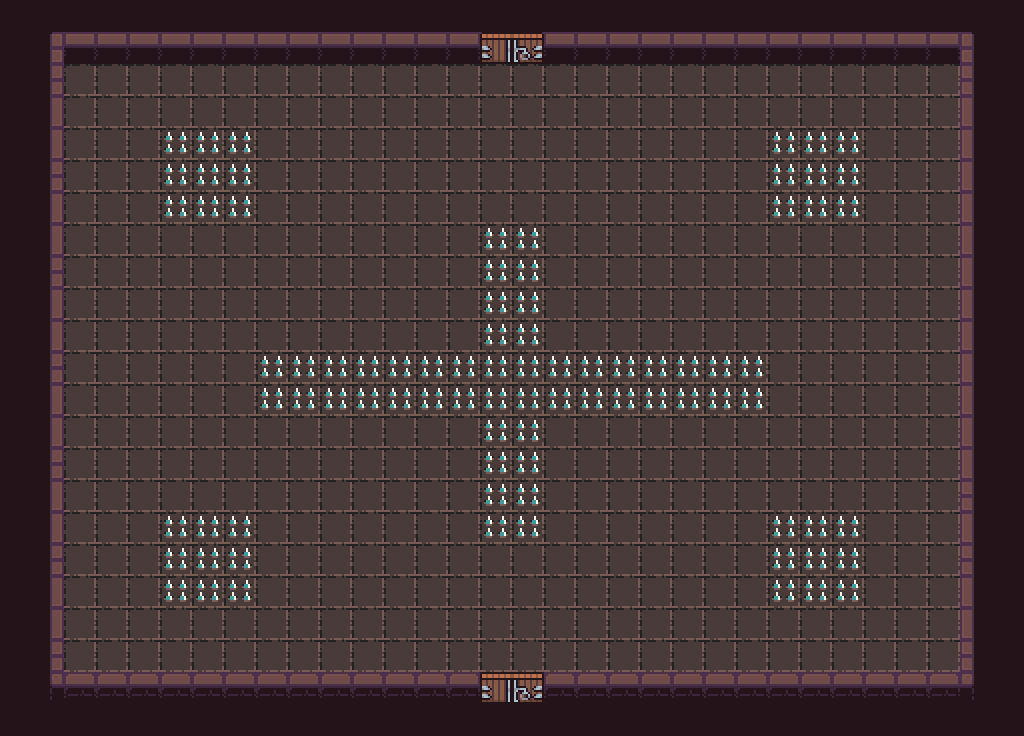

Tiled map render using the project's own tile images. Description and the whole map definition, tile-layer contents included, below:
An orthogonal 32x23 tile map with 32x32 px tiles, 3 tile layers (Floor, Walls, Decor), 2 tilesets and 19 objects.

<map version="1.10" tiledversion="1.10.2" orientation="orthogonal" renderorder="right-down" width="32" height="23" tilewidth="32" tileheight="32" infinite="0" nextlayerid="8" nextobjectid="28">
 <tileset firstgid="1" source="tiles/atlas_floor- 32x32.tsx" />
 <tileset firstgid="50" source="tiles/Dungeon_Tileset32x32.tsx" />
 <layer id="1" name="Floor" width="32" height="23">
  <data encoding="csv">
1,1,1,1,1,1,1,1,1,1,1,1,1,1,1,1,1,1,1,1,1,1,1,1,1,1,1,1,1,1,1,1,
1,1,1,1,1,1,1,1,1,1,1,1,1,1,1,1,1,1,1,1,1,1,1,1,1,1,1,1,1,1,1,1,
1,1,1,1,1,1,1,1,1,1,1,1,1,1,1,1,1,1,1,1,1,1,1,1,1,1,1,1,1,1,1,1,
1,1,1,1,1,1,1,1,1,1,1,1,1,1,1,1,1,1,1,1,1,1,1,1,1,1,1,1,1,1,1,1,
1,1,1,1,1,1,1,1,1,1,1,1,1,1,1,1,1,1,1,1,1,1,1,1,1,1,1,1,1,1,1,1,
1,1,1,1,1,1,1,1,1,1,1,1,1,1,1,1,1,1,1,1,1,1,1,1,1,1,1,1,1,1,1,1,
1,1,1,1,1,1,1,1,1,1,1,1,1,1,1,1,1,1,1,1,1,1,1,1,1,1,1,1,1,1,1,1,
1,1,1,1,1,1,1,1,1,1,1,1,1,1,1,1,1,1,1,1,1,1,1,1,1,1,1,1,1,1,1,1,
1,1,1,1,1,1,1,1,1,1,1,1,1,1,1,1,1,1,1,1,1,1,1,1,1,1,1,1,1,1,1,1,
1,1,1,1,1,1,1,1,1,1,1,1,1,1,1,1,1,1,1,1,1,1,1,1,1,1,1,1,1,1,1,1,
1,1,1,1,1,1,1,1,1,1,1,1,1,1,1,1,1,1,1,1,1,1,1,1,1,1,1,1,1,1,1,1,
1,1,1,1,1,1,1,1,1,1,1,1,1,1,1,1,1,1,1,1,1,1,1,1,1,1,1,1,1,1,1,1,
1,1,1,1,1,1,1,1,1,1,1,1,1,1,1,1,1,1,1,1,1,1,1,1,1,1,1,1,1,1,1,1,
1,1,1,1,1,1,1,1,1,1,1,1,1,1,1,1,1,1,1,1,1,1,1,1,1,1,1,1,1,1,1,1,
1,1,1,1,1,1,1,1,1,1,1,1,1,1,1,1,1,1,1,1,1,1,1,1,1,1,1,1,1,1,1,1,
1,1,1,1,1,1,1,1,1,1,1,1,1,1,1,1,1,1,1,1,1,1,1,1,1,1,1,1,1,1,1,1,
1,1,1,1,1,1,1,1,1,1,1,1,1,1,1,1,1,1,1,1,1,1,1,1,1,1,1,1,1,1,1,1,
1,1,1,1,1,1,1,1,1,1,1,1,1,1,1,1,1,1,1,1,1,1,1,1,1,1,1,1,1,1,1,1,
1,1,1,1,1,1,1,1,1,1,1,1,1,1,1,1,1,1,1,1,1,1,1,1,1,1,1,1,1,1,1,1,
1,1,1,1,1,1,1,1,1,1,1,1,1,1,1,1,1,1,1,1,1,1,1,1,1,1,1,1,1,1,1,1,
1,1,1,1,1,1,1,1,1,1,1,1,1,1,1,1,1,1,1,1,1,1,1,1,1,1,1,1,1,1,1,1,
1,1,1,1,1,1,1,1,1,1,1,1,1,1,1,1,1,1,1,1,1,1,1,1,1,1,1,1,1,1,1,1,
1,1,1,1,1,1,1,1,1,1,1,1,1,1,1,1,1,1,1,1,1,1,1,1,1,1,1,1,1,1,1,1
</data>
 </layer>
 <layer id="2" name="Walls" width="32" height="23">
  <data encoding="csv">
128,128,128,128,128,128,128,128,128,128,128,128,128,128,128,128,128,128,128,128,128,128,128,128,128,128,128,128,128,128,128,128,
128,50,101,101,101,101,101,101,101,101,101,101,101,101,101,101,101,101,101,101,101,101,101,101,101,101,101,101,101,101,55,128,
128,70,0,0,0,0,0,0,0,0,0,0,0,0,0,0,0,0,0,0,0,0,0,0,0,0,0,0,0,0,75,128,
128,80,0,0,0,0,0,0,0,0,0,0,0,0,0,0,0,0,0,0,0,0,0,0,0,0,0,0,0,0,85,128,
128,60,0,0,0,0,0,0,0,0,0,0,0,0,0,0,0,0,0,0,0,0,0,0,0,0,0,0,0,0,85,128,
128,70,0,0,0,0,0,0,0,0,0,0,0,0,0,0,0,0,0,0,0,0,0,0,0,0,0,0,0,0,85,128,
128,80,0,0,0,0,0,0,0,0,0,0,0,0,0,0,0,0,0,0,0,0,0,0,0,0,0,0,0,0,85,128,
128,60,0,0,0,0,0,0,0,0,0,0,0,0,0,0,0,0,0,0,0,0,0,0,0,0,0,0,0,0,85,128,
128,70,0,0,0,0,0,0,0,0,0,0,0,0,0,0,0,0,0,0,0,0,0,0,0,0,0,0,0,0,85,128,
128,80,0,0,0,0,0,0,0,0,0,0,0,0,0,0,0,0,0,0,0,0,0,0,0,0,0,0,0,0,85,128,
128,60,0,0,0,0,0,0,0,0,0,0,0,0,0,0,0,0,0,0,0,0,0,0,0,0,0,0,0,0,85,128,
128,70,0,0,0,0,0,0,0,0,0,0,0,0,0,0,0,0,0,0,0,0,0,0,0,0,0,0,0,0,85,128,
128,80,0,0,0,0,0,0,0,0,0,0,0,0,0,0,0,0,0,0,0,0,0,0,0,0,0,0,0,0,85,128,
128,60,0,0,0,0,0,0,0,0,0,0,0,0,0,0,0,0,0,0,0,0,0,0,0,0,0,0,0,0,85,128,
128,70,0,0,0,0,0,0,0,0,0,0,0,0,0,0,0,0,0,0,0,0,0,0,0,0,0,0,0,0,85,128,
128,80,0,0,0,0,0,0,0,0,0,0,0,0,0,0,0,0,0,0,0,0,0,0,0,0,0,0,0,0,75,128,
128,60,0,0,0,0,0,0,0,0,0,0,0,0,0,0,0,0,0,0,0,0,0,0,0,0,0,0,0,0,85,128,
128,70,0,0,0,0,0,0,0,0,0,0,0,0,0,0,0,0,0,0,0,0,0,0,0,0,0,0,0,0,75,128,
128,80,0,0,0,0,0,0,0,0,0,0,0,0,0,0,0,0,0,0,0,0,0,0,0,0,0,0,0,0,85,128,
128,60,0,0,0,0,0,0,0,0,0,0,0,0,0,0,0,0,0,0,0,0,0,0,0,0,0,0,0,0,65,128,
128,70,0,0,0,0,0,0,0,0,0,0,0,0,0,0,0,0,0,0,0,0,0,0,0,0,0,0,0,0,75,128,
128,90,91,91,91,91,91,91,91,91,91,91,91,91,91,86,87,91,91,91,91,91,91,91,91,91,91,91,91,91,95,128,
128,128,128,128,128,128,128,128,128,128,128,128,128,128,128,128,128,128,128,128,128,128,128,128,128,128,128,128,128,128,128,128
</data>
 </layer>
 <layer id="3" name="Decor" width="32" height="23">
  <data encoding="csv">
0,0,0,0,0,0,0,0,0,0,0,0,0,0,0,0,0,0,0,0,0,0,0,0,0,0,0,0,0,0,0,0,
0,0,0,0,0,0,0,0,0,0,0,0,0,0,0,86,87,0,0,0,0,0,0,0,0,0,0,0,0,0,0,0,
0,0,0,0,0,0,0,0,0,0,0,0,0,0,0,0,0,0,0,0,0,0,0,0,0,0,0,0,0,0,0,0,
0,0,0,0,0,0,0,0,0,0,0,0,0,0,0,0,0,0,0,0,0,0,0,0,0,0,0,0,0,0,0,0,
0,0,0,0,0,25,25,25,0,0,0,0,0,0,0,0,0,0,0,0,0,0,0,0,25,25,25,0,0,0,0,0,
0,0,0,0,0,25,25,25,0,0,0,0,0,0,0,0,0,0,0,0,0,0,0,0,25,25,25,0,0,0,0,0,
0,0,0,0,0,25,25,25,0,0,0,0,0,0,0,0,0,0,0,0,0,0,0,0,25,25,25,0,0,0,0,0,
0,0,0,0,0,0,0,0,0,0,0,0,0,0,0,25,25,0,0,0,0,0,0,0,0,0,0,0,0,0,0,0,
0,0,0,0,0,0,0,0,0,0,0,0,0,0,0,25,25,0,0,0,0,0,0,0,0,0,0,0,0,0,0,0,
0,0,0,0,0,0,0,0,0,0,0,0,0,0,0,25,25,0,0,0,0,0,0,0,0,0,0,0,0,0,0,0,
0,0,0,0,0,0,0,0,0,0,0,0,0,0,0,25,25,0,0,0,0,0,0,0,0,0,0,0,0,0,0,0,
0,0,0,0,0,0,0,0,25,25,25,25,25,25,25,25,25,25,25,25,25,25,25,25,0,0,0,0,0,0,0,0,
0,0,0,0,0,0,0,0,25,25,25,25,25,25,25,25,25,25,25,25,25,25,25,25,0,0,0,0,0,0,0,0,
0,0,0,0,0,0,0,0,0,0,0,0,0,0,0,25,25,0,0,0,0,0,0,0,0,0,0,0,0,0,0,0,
0,0,0,0,0,0,0,0,0,0,0,0,0,0,0,25,25,0,0,0,0,0,0,0,0,0,0,0,0,0,0,0,
0,0,0,0,0,0,0,0,0,0,0,0,0,0,0,25,25,0,0,0,0,0,0,0,0,0,0,0,0,0,0,0,
0,0,0,0,0,25,25,25,0,0,0,0,0,0,0,25,25,0,0,0,0,0,0,0,25,25,25,0,0,0,0,0,
0,0,0,0,0,25,25,25,0,0,0,0,0,0,0,0,0,0,0,0,0,0,0,0,25,25,25,0,0,0,0,0,
0,0,0,0,0,25,25,25,0,0,0,0,0,0,0,0,0,0,0,0,0,0,0,0,25,25,25,0,0,0,0,0,
0,0,0,0,0,0,0,0,0,0,0,0,0,0,0,0,0,0,0,0,0,0,0,0,0,0,0,0,0,0,0,0,
0,0,0,0,0,0,0,0,0,0,0,0,0,0,0,0,0,0,0,0,0,0,0,0,0,0,0,0,0,0,0,0,
0,0,0,0,0,0,0,0,0,0,0,0,0,0,0,0,0,0,0,0,0,0,0,0,0,0,0,0,0,0,0,0,
0,0,0,0,0,0,0,0,0,0,0,0,0,0,0,0,0,0,0,0,0,0,0,0,0,0,0,0,0,0,0,0
</data>
 </layer>
 <objectgroup id="4" name="Collision">
  <object id="1" x="30.2319" y="31.1194" width="449.25" height="32" />
  <object id="2" x="542.858" y="31.8694" width="449.25" height="32" />
  <object id="3" x="30.8067" y="670.958" width="449.25" height="32" />
  <object id="4" x="543.433" y="671.708" width="449.25" height="32" />
  <object id="5" x="960.379" y="63.904" width="32" height="607.188" />
  <object id="6" x="29.8784" y="64.31" width="32" height="607.188" />
  <object id="26" x="480.408" y="23.6301" width="61.625" height="32" />
  <object id="27" x="481.512" y="683.802" width="61.625" height="32" />
 </objectgroup>
 <objectgroup id="5" name="Doors">
  <object id="7" x="480.734" y="31.7826" width="61.625" height="32" />
  <object id="8" x="480.202" y="671.045" width="61.625" height="32" />
 </objectgroup>
 <objectgroup id="6" name="DangerObjects">
  <object id="9" x="164.589" y="132.147" width="87.0909" height="85.6364" />
  <object id="10" x="772.455" y="515.485" width="85.75" height="86.75" />
  <object id="11" x="164.292" y="515.917" width="87.5" height="86.625" />
  <object id="12" x="773.25" y="132.333" width="86.25" height="86" />
  <object id="13" x="260.5" y="355.167" width="215.333" height="55" />
  <object id="14" x="548.364" y="355.864" width="215.273" height="54.1818" />
  <object id="15" x="483.773" y="227.636" width="55.8182" height="310.727" />
 </objectgroup>
 <objectgroup id="7" name="Spawns">
  <object id="17" x="614.667" y="89.3333" width="96" height="96" />
  <object id="18" x="294.667" y="88" width="96" height="96" />
 </objectgroup>
</map>
